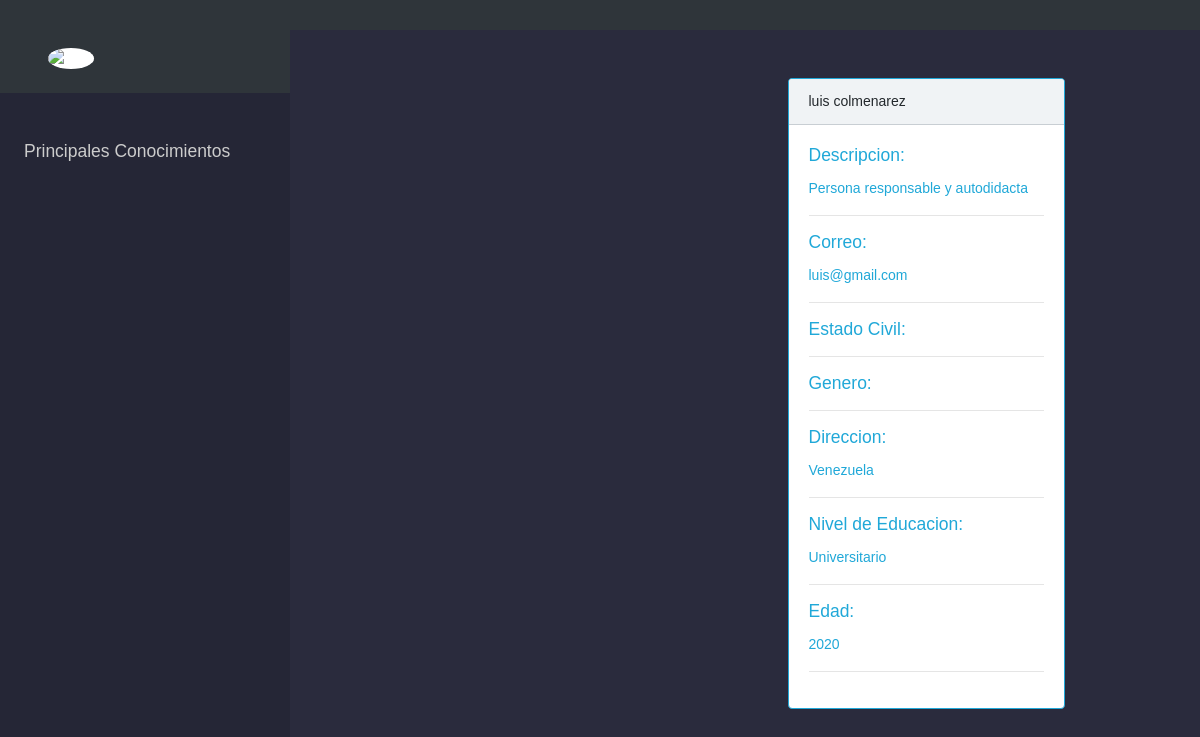
Before: /postulados.php?id=4 with the older database file.
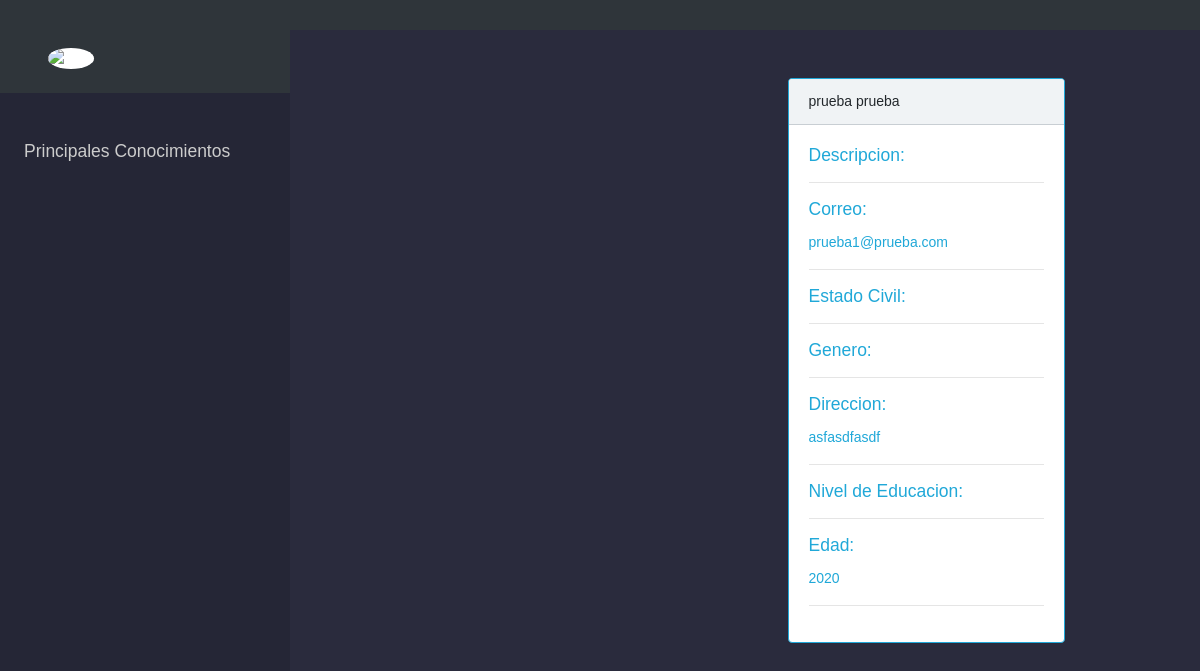
After: the same page with the newer database file.
### tables this page shows
CREATE TABLE `usuarios` (
  `idusuarios` int(11) NOT NULL,
  `nombre` varchar(45) NOT NULL,
  `apellido` varchar(45) NOT NULL,
  `ci` varchar(11) NOT NULL,
  `correo` varchar(45) NOT NULL,
  `contrasena` varchar(45) NOT NULL,
  `fechaNacimiento` date NOT NULL,
  `estadoCivil` varchar(45) NOT NULL,
  `genero` varchar(45) NOT NULL,
  `num1` varchar(11) NOT NULL,
  `direccion` varchar(45) NOT NULL,
  `puestoDeseado` varchar(45) NOT NULL,
  `educacion` varchar(45) NOT NULL,
  `perfilProfesional` varchar(45) NOT NULL,
  `idioma` varchar(45) NOT NULL,
  `nivelIdioma` varchar(45) NOT NULL,
  `disponibilidadViajar` varchar(2) NOT NULL,
  `licencia` varchar(2) NOT NULL,
  `vehiculo` varchar(2) DEFAULT NULL,
  `expEmpresa` varchar(100) NOT NULL,
  `expPais` varchar(100) NOT NULL,
  `expSector` varchar(100) NOT NULL,
  `expArea` varchar(100) NOT NULL,
  `expLabor` varchar(100) NOT NULL,
  `expFechaIni` date NOT NULL,
  `expFechaFin` date NOT NULL,
  `curriculum` text,
  `descripcion` varchar(100) DEFAULT NULL,
  `fotoPerfil` varchar(1000) DEFAULT './img-perfil/perfil-predeterminado.png',
  `pregunta1` varchar(150) DEFAULT NULL,
  `resp1` char(150) DEFAULT NULL,
  `sueldoDeseado` char(100) DEFAULT NULL,
  `edad` int(100) DEFAULT NULL,
  `esAdmin` tinyint(1) DEFAULT '0',
  `instagram` varchar(150) DEFAULT 'IG',
  `facebook` varchar(150) DEFAULT 'FB',
  `linkedin` varchar(150) DEFAULT 'IN',
  `idpais` int(11) DEFAULT NULL,
  `idestado` int(11) DEFAULT NULL
);

### postulados.php (the view, shortened to what this page needs)
<?php include("includes/headerEmpresa.php") ?>
<link rel="stylesheet" href="css/dashboard.css">
<?php
include('includes/conexion.php');
$id = $_GET["id"];
$query = "SELECT * FROM experiencia JOIN usuarios ON experiencia.usuarios_idusuarios = usuarios.idusuarios WHERE idusuarios = '$id'";
$rsquery = mysqli_query($conexion, $query);
$postulado = mysqli_fetch_array($rsquery);
?>
<div class="row">
    <div class="col-md-4">
        <aside class="side-nav" id="show-side-navigation1">
            <div class="bg-dark">
                <img src="<?php echo $postulado["fotoPerfil"] ?>" alt="perfil" class="responsive rounded-circle mb-4 mt-5 ml-5  bg-white" id="fotoPerfil" style="width: 100px; height: 100px;">
            </div>
            <ul class="categories">
                <h5 class="mt-5 ml-4">Principales Conocimientos</h5>
            </ul>
        </aside>
    </div>
    <div class="col-md-6">
        <div class="contents">
            <div class="row">
                <div class="col-md-6">
                </div>
                <div class="col-md-6">
                <?php
                    include("includes/conexion.php");
                    $query3 = "SELECT * FROM usuarios WHERE idusuarios ='$id' ";
                    $result = mysqli_query($conexion, $query3);
                    $cv = mysqli_fetch_array($result);
                    ?>
                    <div class="card border-primary mb-3 mt-5" style="max-width: 18rem; left: 70px;">
                        <div class="card-header"> <?php echo $cv["nombre"] ?>  <?php echo $cv["apellido"] ?> </div>
                        <div class="card-body text-primary">
                            <h5 class="card-title">Descripcion:</h5>
                            <p class="card-text">
                            <?php echo $cv["descripcion"] ?>
                                <hr>
                                <h5 class="card-title">Correo:</h5>
                                <?php echo $cv["correo"] ?>
                                <hr>
                                <h5 class="card-title">Estado Civil:</h5>
                                <hr>
                                <h5 class="card-title">Genero:</h5>
                                <hr>
                                <h5 class="card-title">Direccion:</h5>
                                <?php echo $cv["direccion"] ?>
                                <hr>
                                <h5 class="card-title">Nivel de Educacion:</h5>
                                <?php echo $cv["educacion"] ?>
                                <hr>
                                <h5 class="card-title">Edad:</h5>
                                <?php echo $cv["edad"] ?>
                                <hr>
                            </p>
                        </div>
                    </div>
                </div>
            </div>
        </div>
    </div>
    <?php include("includes/footer.php") ?>

### includes/headerEmpresa.php (shortened to what this page needs)
<!DOCTYPE html>
<html lang="es">
<head>
    <link rel="stylesheet" href="css/bootstrap.min.css">
    <link rel="stylesheet" href="https://cdnjs.cloudflare.com/ajax/libs/animate.css/3.7.2/animate.min.css">
    <link rel="stylesheet" href="./css/coreui.min.css">
    <link rel="stylesheet" href="css/custom.css">
    <link rel="stylesheet" href="./css/all.css">
    <link rel="stylesheet" href="./css/fontawesome.css">
    <link rel="stylesheet" href="css/pushbar.css">
    <link rel="stylesheet" href="css/custom.css">
    <link rel="stylesheet" href="js/jquery-ui-1.12.1.custom/jquery-ui.css">
    <link rel="stylesheet" href="css/dashboard.css">
</head>
<body>
<nav class="navbar navbar-expand-lg navbar-dark bg-dark">
       <div data-pushbar-id="pushbar-menu" class="pushbar from_left pushbar-menu fondo">
       <nav class="side-nav">
       <ul class="categories">
       <li id="publicar">Publicar </li>
        <li id="mistrabajos">Mis Publicaciones </li>
        <li id="buscarTrabajador">Buscar Trabajador</li>
        <li id="perfilEmpresa">Perfil</li>
        <li id="salir">Salir</li>
      </ul>
       </nav>
    </div>
    </nav>

### includes/footer.php (shortened to what this page needs)
</body>
</html>

### css/custom.css (style rules this page uses)
* { margin: 0; padding: 0; }
.fondo { background-color: rgba(30, 39, 46,.9); }

### css/pushbar.css (style rules this page uses)
.pushbar { z-index: 1000; position: fixed; will-change: transform; overflow-y: auto; transition:transform 0.5s ease; will-change: transform; background:#fff; }
.pushbar.from_left { top: 0; left: 0; width: 256px; max-width: 100%; height: 100%; min-height: 100vh; transform: translateZ(0) translateX(-100%); }

### css/dashboard.css (style rules this page uses)
* { padding: 0; margin: 0; -webkit-box-sizing: border-box; -moz-box-sizing: border-box; box-sizing: border-box; font-family: 'Droid Sans', sans-serif; outline: none; }
body { background-color: #2a2b3d; overflow: hidden; overflow-y: scroll; }
.side-nav { float: left; height: 100%; width: 290px; background-color: #252636; color: #CCC; -webkit-transform: translateX(0); -moz-transform: translateX(0); transform: translateX(0); -webkit-transition: all .3s ease-in-out; -moz-transition: all .3s ease-in-out; transition: .3s; position: fixed; top: 0; left: 0; overflow: auto; z-index: 9999999 }
.side-nav .categories > li { padding: 17px 40px 17px 30px; overflow: hidden; border-bottom: 1px solid rgba(255, 255, 255, 0.02); cursor: pointer; }

Changed rows visible on the page:
changed usuarios: nombre "luis" → "prueba"; apellido "colmenarez" → "prueba"; correo "luis@gmail.com" → "prueba1@prueba.com"; direccion "Venezuela" → "asfasdfasdf"; descripcion "Persona responsable y autodidacta" → (not shown); educacion "Universitario" → (not shown)
